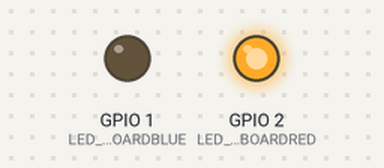
A program run on a simulated ESP32-S3. On the bench: output pins drawn as LEDs (lit = HIGH).

Above: at 0.05 s.
At 1.55 s:
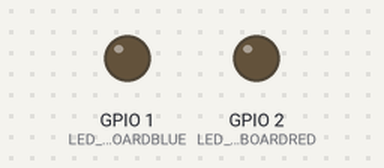
At 2.7 s:
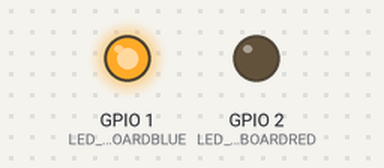
Timing chart, 0 to 3.0 s (numbered marks = the images above):
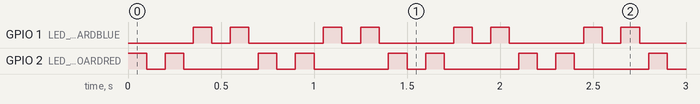

The program:

main.cpp
```cpp
#include <Arduino.h>
//Macros:
#define LED_ONBOARDBLUE 1
#define LED_ONBOARDRED 2
// put function declarations here:


void setup() {
  pinMode(LED_ONBOARDBLUE, OUTPUT);
  pinMode(LED_ONBOARDRED, OUTPUT);
}

void blueled_on(){ //function for blue led
  digitalWrite(LED_ONBOARDBLUE, HIGH);
  delay(100);
  digitalWrite(LED_ONBOARDBLUE, LOW);
  delay(100);
  digitalWrite(LED_ONBOARDBLUE, HIGH);
  delay(100);
  digitalWrite(LED_ONBOARDBLUE, LOW);
  delay(50);
}

void redled_on() { //function for red led
  digitalWrite(LED_ONBOARDRED, HIGH);
  delay(100);
  digitalWrite(LED_ONBOARDRED, LOW);
  delay(100);
  digitalWrite(LED_ONBOARDRED, HIGH);
  delay(100);
  digitalWrite(LED_ONBOARDRED, LOW);
  delay(50);
}

void loop() {
  redled_on();
  blueled_on();
}
```

Measured:
- by itself, GPIO 1 (LED_ONBOARDBLUE), GPIO 2 (LED_ONBOARDRED): repeats every 0.70 s: LOW 0.10 s, HIGH 0.10 s, LOW 0.40 s, HIGH 0.10 s
